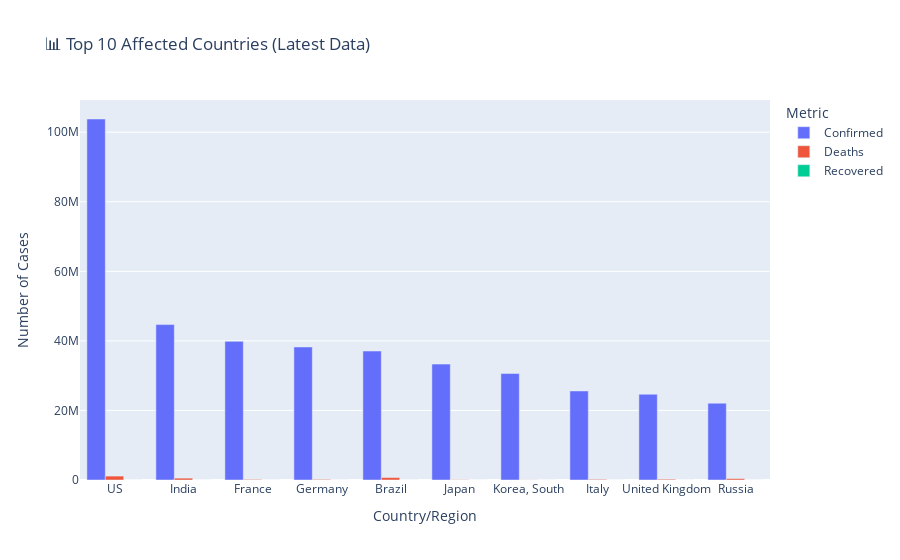

The cell this chart's notebook holds for it:
### Markdown cell above
# Bar Chart for Top Countries

### Code cell
# Bar chart
fig = px.bar(top10, x="Country/Region", y=["Confirmed", "Deaths", "Recovered"],
             title="📊 Top 10 Affected Countries (Latest Data)",
             labels={"value": "Number of Cases", "variable": "Metric"},
             barmode="group")
fig.show()

### Figure 1 — Plotly figure (JSON) as saved in the notebook; plotly's stock layout.template omitted (floating-point values rounded to 4 significant figures)
{"data": [{"alignmentgroup": "True", "hovertemplate": "Metric=Confirmed<br>Country/Region=%{x}<br>Number of Cases=%{y}<extra></extra>", "legendgroup": "Confirmed", "marker": {"color": "#636efa", "pattern": {"shape": ""}}, "name": "Confirmed", "offsetgroup": "Confirmed", "orientation": "v", "showlegend": true, "textposition": "auto", "type": "bar", "x": ["US", "India", "France", "Germany", "Brazil", "Japan", "Korea, South", "Italy", "United Kingdom", "Russia"], "xaxis": "x", "y": [103802702, 44690738, 39866718, 38249060, 37076053, 33320438, 30615522, 25603510, 24658705, 22075858], "yaxis": "y"}, {"alignmentgroup": "True", "hovertemplate": "Metric=Deaths<br>Country/Region=%{x}<br>Number of Cases=%{y}<extra></extra>", "legendgroup": "Deaths", "marker": {"color": "#EF553B", "pattern": {"shape": ""}}, "name": "Deaths", "offsetgroup": "Deaths", "orientation": "v", "showlegend": true, "textposition": "auto", "type": "bar", "x": ["US", "India", "France", "Germany", "Brazil", "Japan", "Korea, South", "Italy", "United Kingdom", "Russia"], "xaxis": "x", "y": [1123836, 530779, 166176, 168935, 699276, 72997, 34093, 188322, 220721, 388478], "yaxis": "y"}, {"alignmentgroup": "True", "hovertemplate": "Metric=Recovered<br>Country/Region=%{x}<br>Number of Cases=%{y}<extra></extra>", "legendgroup": "Recovered", "marker": {"color": "#00cc96", "pattern": {"shape": ""}}, "name": "Recovered", "offsetgroup": "Recovered", "orientation": "v", "showlegend": true, "textposition": "auto", "type": "bar", "x": ["US", "India", "France", "Germany", "Brazil", "Japan", "Korea, South", "Italy", "United Kingdom", "Russia"], "xaxis": "x", "y": [0, 0, 0, 0, 0, 0, 0, 0, 0, 0], "yaxis": "y"}], "layout": {"barmode": "group", "legend": {"title": {"text": "Metric"}, "tracegroupgap": 0}, "title": {"text": "📊 Top 10 Affected Countries (Latest Data)"}, "xaxis": {"anchor": "y", "domain": [0, 1], "title": {"text": "Country/Region"}}, "yaxis": {"anchor": "x", "domain": [0, 1], "title": {"text": "Number of Cases"}}}}
